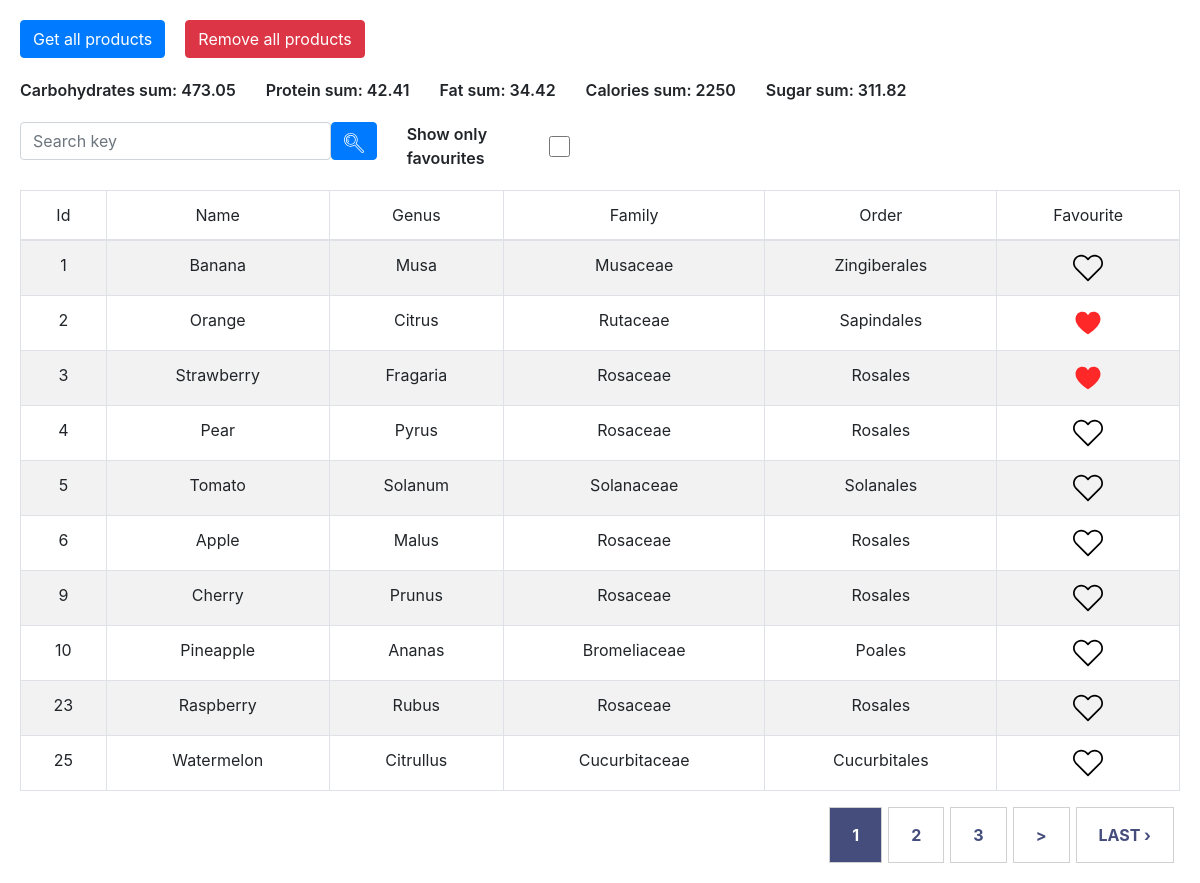
The page / on the database its author committed.
### tables this page shows
CREATE TABLE IF NOT EXISTS `fruits` (
  `id` int(11) NOT NULL AUTO_INCREMENT,
  `name` varchar(1000) NOT NULL,
  `genus` varchar(1000) NOT NULL,
  `family` varchar(1000) NOT NULL,
  `order` varchar(1000) NOT NULL,
  `favourite` int(11) NOT NULL,
  `insert_date` int(11) NOT NULL,
  PRIMARY KEY (`id`)
);

### application/controllers/Main.php (called while the page is built, shortened)
<?php
class Main extends CI_Controller
{
	function __construct()
	{
		$this->load->model('My_model');
        $this->load->library('pagination');
		$this->load->library('email');
	}
	public function index($page=0)
	{
		$this->info = $this->My_model->select('fruits', false, []);
		$this->nutritions_sum = $this->My_model->get_query('SELECT SUM(carbohydrates) AS carbohydrates, SUM(protein) AS protein, SUM(fat) AS fat, SUM(calories) AS calories, SUM(sugar) AS sugar FROM `fruit_nutritions`')[0];
		$this->load->view('main/index');
	}
}

### index.php (called while the page is built, shortened)
<?php
require_once BASEPATH.'core/CodeIgniter.php';

### application/models/My_model.php (called while the page is built, shortened)
<?php
class My_model extends CI_Model {
    function select($table, $select = array(), $where = array(), $limit = FALSE) {
        $query = $this->db->get_where($table, $where, $limit);
        $result = $query->result_array();
        return $result;
    }
    function get_query($sql){
        $query = $this->db->query($sql);
        $array = $query->result_array();
        return $array;
    }
}

### application/views/main/index.php (the view, shortened to what this page needs)
<!DOCTYPE html>
<html lang="en" dir="ltr">
<head>
    <link href="<?php echo base_url(); ?>public/css/bootstrap.min.css" rel="stylesheet" />
    <link href="<?php echo base_url(); ?>public/css/style.css" rel="stylesheet" />
</head>
<body>
    <section class="p-20">
        <div class="d-flex mb-20">
            <a class="btn btn-primary mr-20" href="<?= base_url(); ?>main/get_products">
                Get all products
            </a>
            <a class="btn btn-danger" href="<?= base_url(); ?>main/remove_products" onclick="return confirm('Remove all products?')">
                Remove all products
            </a>
        </div>
        <div>
            <div class="d-flex fw-bold" style="grid-gap: 30px;">
                <span>Carbohydrates sum: <?= round($this->nutritions_sum['carbohydrates'], 2); ?></span>
                <span>Protein sum: <?= round($this->nutritions_sum['protein'],2); ?></span>
                <span>Fat sum: <?= round($this->nutritions_sum['fat'],2); ?></span>
                <span>Calories sum: <?= round($this->nutritions_sum['calories'],2); ?></span>
                <span>Sugar sum: <?= round($this->nutritions_sum['sugar'],2); ?></span>
            </div>
        </div>
        <div class="mt-20">
            <form class="w-100 row" action="<?= base_url(); ?>"  method="get" id="search_form">
                <div class="col-md-4">
                    <div class="d-flex align-items-center">
                        <input class="form-control" placeholder="Search key" name="key" value="<?php if(isset($_GET['key'])){ echo $_GET['key']; } ?>">
                        <button class="btn btn-primary">
                        </button>
                    </div>
                </div>
                <div class="col-md-2">
                    <div class="d-flex align-items-center h-100" style="grid-gap: 5px;">
                        <label class="fw-bold mb-0">Show only favourites</label>
                        <input type="checkbox" <?php if(isset($_GET['only_favourites']) AND $_GET['only_favourites']==1){ echo 'checked'; } ?> style="width: 25px; height: 25px;" value="1" name="only_favourites" onchange="$('#search_form').submit()">
                    </div>
                </div>
            </form>
        </div>
        <div class="w-100 mt-20">
            <table class="table table-bordered table-striped text-center">
                <thead>
                    <tr>
                        <td>Id</td>
                        <td>Name</td>
                        <td>Genus</td>
                        <td>Family</td>
                        <td>Order</td>
                        <td>Favourite</td>
                    </tr>
                </thead>
                <tbody>
                    <?php foreach ($this->info as $key) { ?>
                        <tr>
                            <td><?= $key['id']; ?></td>
                            <td><?= $key['name']; ?></td>
                            <td><?= $key['genus']; ?></td>
                            <td><?= $key['family']; ?></td>
                            <td><?= $key['order']; ?></td>
                            <td>
                                <div class="fruit_favourite_<?= $key['id']; ?>">
                                    <?php if ($key['favourite'] == 1) { ?>
                                        <img src="<?= base_url(); ?>public/images/heart_fill.svg" class="heart_icon" onclick="changeFavourite(<?= $key['id']; ?>, 0)">
                                    <?php } else { ?>
                                        <img src="<?= base_url(); ?>public/images/heart.svg" class="heart_icon" onclick="changeFavourite(<?= $key['id']; ?>, 1)">
                                    <?php } ?>
                                </div>
                            </td>
                        </tr>
                    <?php } ?>
                </tbody>
            </table>
            <div class="w-100">
                <div class="pagination_box">
                    <?php if ($this->total > 10) { ?>
                        <?php echo $this->pagination->create_links(); ?>
                    <?php } ?>
                </div>
            </div>
        </div>
    </section>
</body>
</html>

### public/css/style.css (style rules this page uses)
.p-20 { padding: 20px; }
.mb-20 { margin-bottom: 20px; }
.mr-20 { margin-right: 20px; }
.heart_icon { width: 30px; height: 30px; cursor: pointer; }
.w-100 { width: 100%; }
.h-100 { height: 100%; }
.mb-0 { margin-bottom: 0px; }
.fw-bold { font-weight: 600; }
.mt-20 { margin-top: 20px; }
.pagination_box { text-align: end; }
.pagination_box strong { display: inline-block; font-size: 16px; font-weight: 700; color: #ffffff; background: #444d7c; padding: 15px 22px; border: 1px solid #d1d1d1; transition: all .3s; text-transform: uppercase; margin-right: 6px; }
.pagination_box a { display: inline-block; font-size: 16px; font-weight: 700; color: #444d7c; padding: 15px 22px; border: 1px solid #d1d1d1; transition: all .3s; text-transform: uppercase; margin-right: 6px; }

### rows shown on the page
fruits: id "1", name "Banana", genus "Musa", family "Musaceae", order "Zingiberales", favourite 0 (drawn)
fruits: id "2", name "Orange", genus "Citrus", family "Rutaceae", order "Sapindales", favourite 1 (drawn)
fruits: id "3", name "Strawberry", genus "Fragaria", family "Rosaceae", order "Rosales", favourite 1 (drawn)
fruits: id "4", name "Pear", genus "Pyrus", family "Rosaceae", order "Rosales", favourite 0 (drawn)
fruits: id "5", name "Tomato", genus "Solanum", family "Solanaceae", order "Solanales", favourite 0 (drawn)
fruits: id "6", name "Apple", genus "Malus", family "Rosaceae", order "Rosales", favourite 0 (drawn)
fruits: id "9", name "Cherry", genus "Prunus", family "Rosaceae", order "Rosales", favourite 0 (drawn)
fruits: id "10", name "Pineapple", genus "Ananas", family "Bromeliaceae", order "Poales", favourite 0 (drawn)
fruits: id "23", name "Raspberry", genus "Rubus", family "Rosaceae", order "Rosales", favourite 0 (drawn)
fruits: id "25", name "Watermelon", genus "Citrullus", family "Cucurbitaceae", order "Cucurbitales", favourite 0 (drawn)

### other values the page prints
$this->nutritions_sum['carbohydrates'] "473.05"
$this->nutritions_sum['protein'] "42.41"
$this->nutritions_sum['fat'] "34.42"
$this->nutritions_sum['calories'] "2250"
$this->nutritions_sum['sugar'] "311.82"
$this->pagination->create_links() "1 2 3 > LAST ›"
